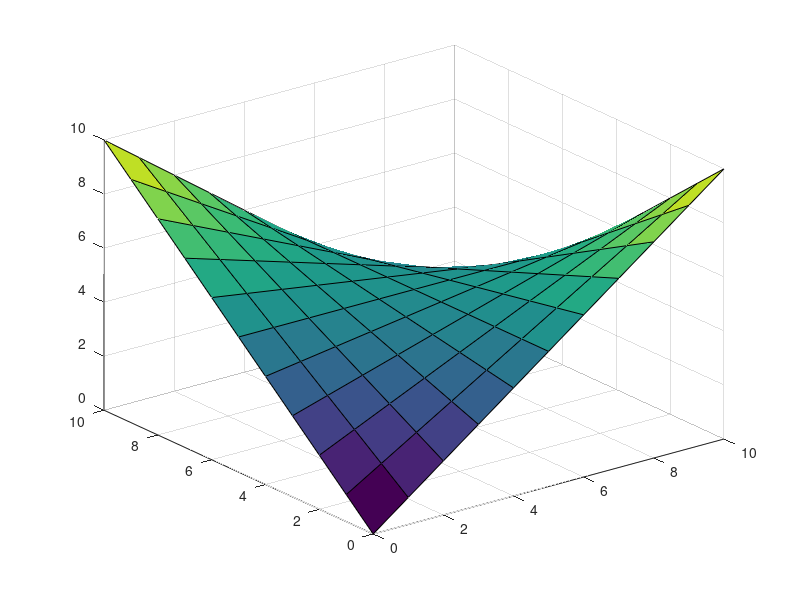

MATLAB code to generate this figure:
A = zeros(121,121);
b = zeros(121, 1);

for i = 0:10

     for j = 0:10
        k = (i + 1) + 11*j; 
        
        if i == 0
           b(k,1) = j;
        elseif j == 0;
            b(k,1) = i;
        elseif i == 10;
            b(k,1) = 10-j;
        elseif j == 10;
            b(k,1) = 10-i;
        else
            b(k,1) = 0;
        end
        
        
        A(k,k) = 1;
        
        if (0<i && i<10) && (0<j && j<10)
            A(k,k) = -4;
            A(k,k-11) = 1;
            A(k,k-1) = 1;
            A(k,k+1) = 1;
            A(k,k+11) = 1;
        end
        
    end
end

sum(sum(A));
sum(b);
rref([A b]);
x = A\b;
     
[u v] = meshgrid(0:10,0:10);
k = (u+1) + 11*v;
f = x(k);
surf(u,v,f)